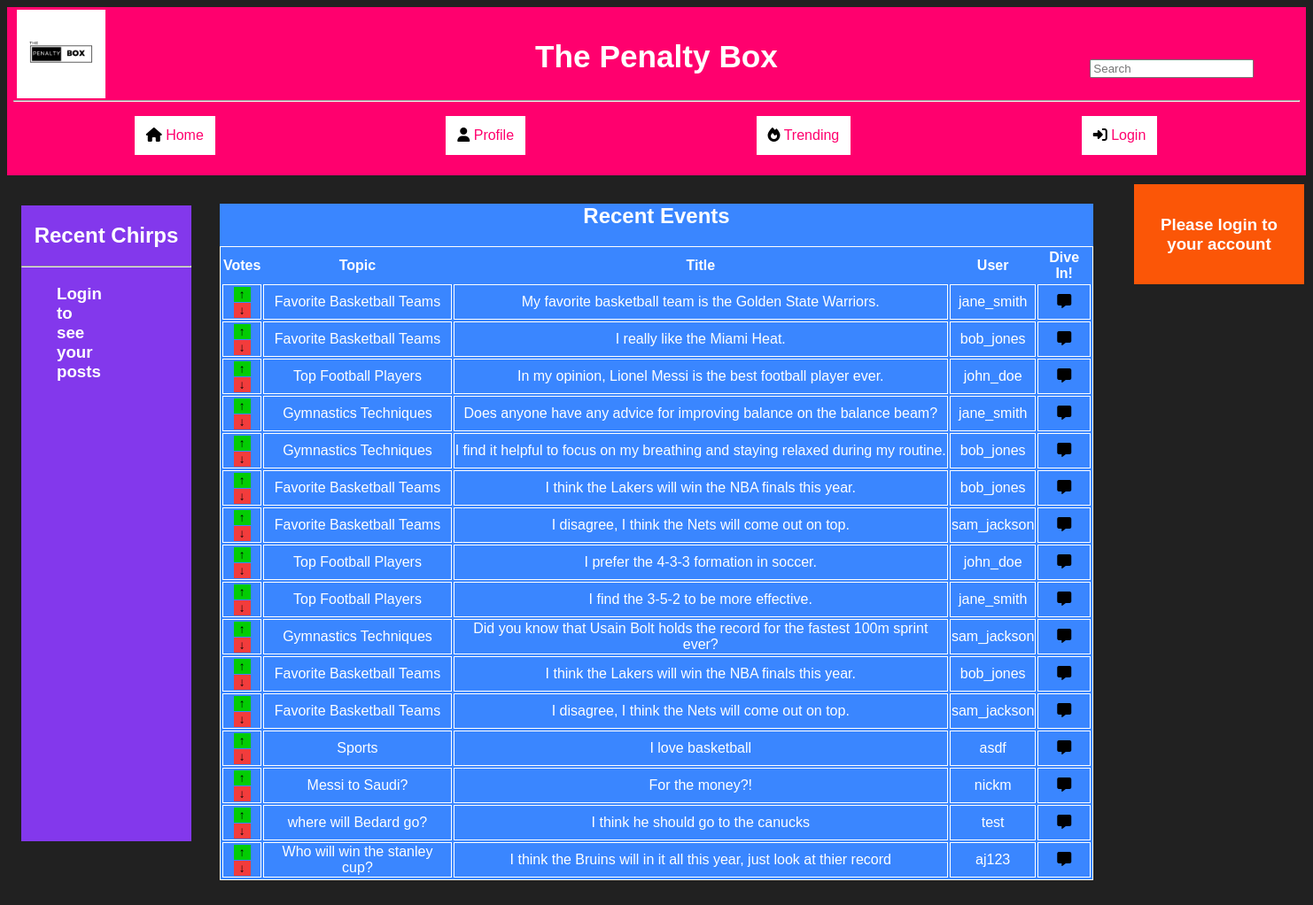
The page / on the database its author committed.
### tables this page shows
CREATE TABLE `posts` (
  `post_id` bigint(20) UNSIGNED NOT NULL,
  `topic_id` int(11) NOT NULL,
  `user_id` int(11) NOT NULL,
  `body` text NOT NULL,
  `updated_at` timestamp NOT NULL DEFAULT current_timestamp()
);

CREATE TABLE `topics` (
  `topic_id` bigint(20) UNSIGNED NOT NULL,
  `title` varchar(255) NOT NULL,
  `description` text NOT NULL,
  `created_by` int(11) NOT NULL,
  `updated_at` timestamp NOT NULL DEFAULT current_timestamp()
);

CREATE TABLE `users` (
  `user_id` bigint(20) UNSIGNED NOT NULL,
  `username` varchar(50) NOT NULL,
  `email` varchar(50) NOT NULL,
  `password` varchar(255) NOT NULL,
  `updated_at` timestamp NOT NULL DEFAULT current_timestamp(),
  `is_admin` tinyint(1) DEFAULT 0
);

### index.php (the view, shortened to what this page needs)
<?php
include 'config.php';
if(isset($_SESSION['user'])&& isset($_SESSION['$uid'])) {
  $user = $_SESSION['user'];
  $uid = $_SESSION['$uid'] ;
}else{
  $user = null;
  $uid = null;
}
?>
<!DOCTYPE html>
<html lang="en">
<head>
    <link rel="stylesheet" type="text/css" href="./css/styles.css">
</head>
<body>
    <header>
        <nav class = "navbar">
            <h1>The Penalty Box</h1>
            <img class = "logo" src = "Penalty.png" width="100em" height="100em">
            <form action="search.php" method="GET">
            <input type="text" name = "search" placeholder="Search">
          </form>
            <hr>
            <ul>
                <li><i class="fa-solid fa-house"></i><a href = "index.php"> Home</a></li>
                <li><i class="fa-solid fa-user"></i><a href = "profile.php"> Profile</a></li>
                <li><i class="fa-solid fa-fire"></i><a href = "trending.php"> Trending</a></li>
                <?php
                  if($user == '' || $user == null){
                    echo " <li><i class='fa-solid fa-right-to-bracket'></i><a href = 'login.html'> Login</a></li>";
                  }else{
                    echo " <li><i class='fa-solid fa-right-to-bracket'></i><a href = 'logout.php'> Logout</a></li>";
                  }
                ?>
            </ul>
        </nav>
    </header>
    <article class = "container">
        <div class="recent">
        <h1>Recent Events</h1>
        <table>
            <thead>
              <tr>
                <th>Votes</th>
                <th>Topic</th>
                <th>Title</th>
                <th>User</th>
                <th>Dive In!</th>
              </tr>
            </thead>
            <tbody>
              <?php
                $sql = "SELECT P.post_id, P.body, U.username, U.user_id, T.title FROM posts P JOIN users U ON U.user_id = P.user_id JOIN topics T ON P.topic_id = T.topic_id LIMIT 20";
                $res = $pdo->query($sql);
                while($row = $res->fetch()){
                  echo "<tr>";
                  echo "<td><form action='upvoteforum.php?post_id=".$row["post_id"]."' method='post'><button class='upvote'>&uarr;</button></form><form action='downvoteforum.php?post_id=".$row["post_id"]."' method='post'><button class='downvote'>&darr;</button></form></td>";
                  echo "<td> ".$row["title"]."</td>";
                  echo "<td> ".$row["body"]."</td>";
                  echo "<td> <a style ='color:white; text-decoration: none'; href = otherUsers.php?user_id=".$row["user_id"].">".$row["username"]."</a></td>";
                  echo "<td><a href= post.php?post_id=".$row["post_id"]."><i class='fa-solid fa-message'></i></a></td>";
                  echo "</tr>";
                }
              ?>
            </tbody>
          </table>
        </div>
        <div class = "side">
            <h2>Recent Chirps</h2>
            <hr>
            <ul>
                <?php
                if($user != '' || $user != null){
                  $sql2 = "SELECT T.title, P.post_id FROM posts P JOIN topics T ON P.topic_id = T.topic_id WHERE P.user_id=".$uid.";";
                  $res = $pdo->query($sql2);
                  while($row2 = $res->fetch()){
                    echo "<li><a href = post.php?post_id=".$row2["post_id"].">".$row2['title']."</a></li>";
                  }
                }else{
                  echo "<h3>Login to see your posts</h3>";
                }
                ?>
            </ul>
        </div>
        <div class = "user">
                <?php
                if($user != null){
                  include 'showpfp.php';
                echo "<h3>Hello ".$user. "!</h3>";
                }else{
                  echo "<h3>Please login to your account</h3>";
                }
                ?>
        </div>
    </article>
</body>
</html>

### css/styles.css (style rules this page uses)
body { background-image: url('bg.jpg'); background-color: #212121 ; font-family: Arial, Helvetica, sans-serif; }
i { color: black; }
.logo { position: absolute; top: .7em; right : 92% }
.navbar { background-color:#ff006e ; color: white; text-align: center; padding: 7px; }
header h1 { font-size: 2.2em; }
header input { position : absolute; top: 5em; right: 5em; }
.navbar li { display: inline-block; background-color: white; margin-right: 10em; margin-left: 6em; padding: 10px; border: solid ; }
.navbar a { text-decoration: none; color: #ff006e ; }
.recent { text-align: center; background-color:#3a86ff ; color: white; margin : 2em 15em ; }
.container table { margin: auto; border: solid 1px white; }
.upvote { background-color: rgb(3, 204, 3); border : none; }
.downvote { background-color: rgb(242, 60, 60); border : none; }
.container table td { border: solid 1px white; }
.side { background-color: #8338ec; color: white; width: 12em; height: 70%; position: absolute; top: 14.5em; margin-left: 1em; }
.side h2 { text-align: center; }
.side ul { margin-right: 10em; }
.user { float: left; background-color: #fb5607 ; color: white; width: 10em; margin-right: 2em; ; position: absolute; top:13em; left: 80em; padding: 1em; text-align: center; }

### rows shown on the page
posts: topic.title "Favorite Basketball Teams", body "My favorite basketball team is the Golden State Warriors.", user.username "jane_smith"
posts: topic.title "Favorite Basketball Teams", body "I really like the Miami Heat.", user.username "bob_jones"
posts: topic.title "Top Football Players", body "In my opinion, Lionel Messi is the best football player ever.", user.username "john_doe"
posts: topic.title "Gymnastics Techniques", body "Does anyone have any advice for improving balance on the balance beam?", user.username "jane_smith"
posts: topic.title "Gymnastics Techniques", body "I find it helpful to focus on my breathing and staying relaxed during my routine.", user.username "bob_jones"
posts: topic.title "Favorite Basketball Teams", body "I think the Lakers will win the NBA finals this year.", user.username "bob_jones"
posts: topic.title "Favorite Basketball Teams", body "I disagree, I think the Nets will come out on top.", user.username "sam_jackson"
posts: topic.title "Top Football Players", body "I prefer the 4-3-3 formation in soccer.", user.username "john_doe"
posts: topic.title "Top Football Players", body "I find the 3-5-2 to be more effective.", user.username "jane_smith"
posts: topic.title "Gymnastics Techniques", body "Did you know that Usain Bolt holds the record for the fastest 100m sprint ever?", user.username "sam_jackson"
posts: topic.title "Favorite Basketball Teams", body "I think the Lakers will win the NBA finals this year.", user.username "bob_jones"
posts: topic.title "Favorite Basketball Teams", body "I disagree, I think the Nets will come out on top.", user.username "sam_jackson"
posts: topic.title "Sports", body "I love basketball", user.username "asdf"
posts: topic.title "Messi to Saudi?", body "For the money?!", user.username "nickm"
posts: topic.title "where will Bedard go?", body "I think he should go to the canucks", user.username "test"
posts: topic.title "Who will win the stanley cup?", body "I think the Bruins will in it all this year, just look at thier record", user.username "aj123"
